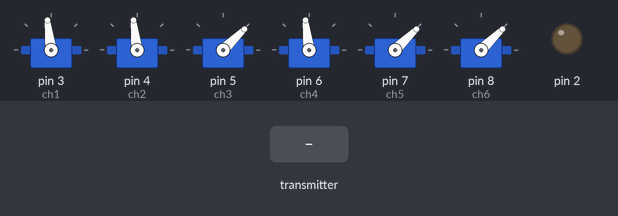
Simulated run of this sketch. Board: Arduino Uno, built with avr-gcc and run on an emulated ATmega328P. Shown: 6 × servo, output pins drawn as LEDs (lit = HIGH). The inputs (shaded band) are chosen by the test bench. No radio packets arrive unless stated.

Above: at 1.2 s.
1.3 s: the transmitter starts sending ch1 = 0
At 2.5 s:
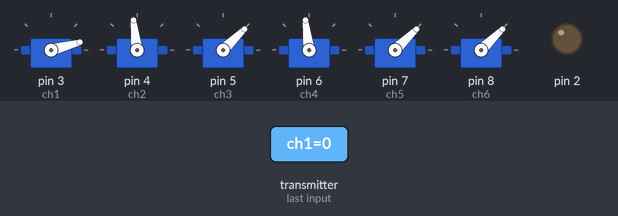
2.8 s: the transmitter starts sending ch2 = 0
At 3.7 s:
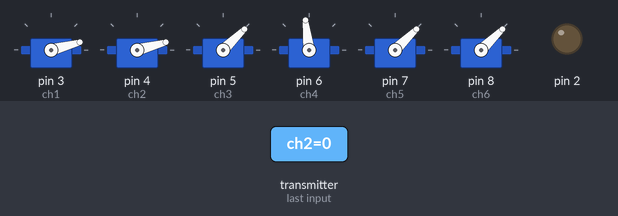
4.3 s: the transmitter starts sending ch3 = 64
At 4.8 s:
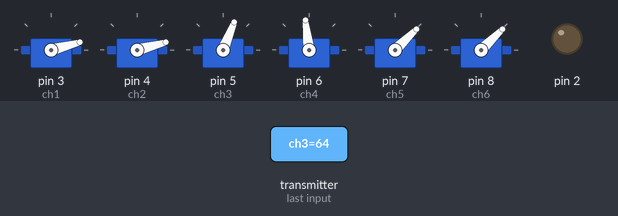
5.8 s: the transmitter starts sending ch4 = 0
At 7.0 s:
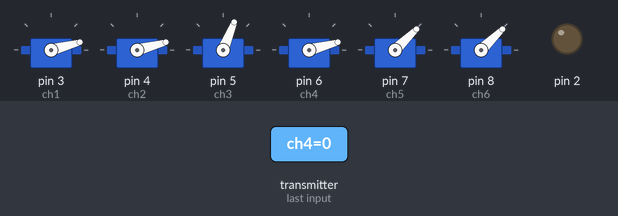
7.3 s: the transmitter starts sending ch5 = 64
At 8.3 s:
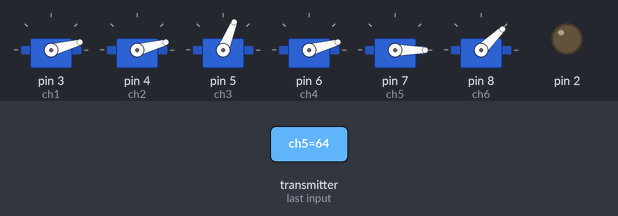
8.8 s: the transmitter starts sending ch6 = 64
At 9.4 s:
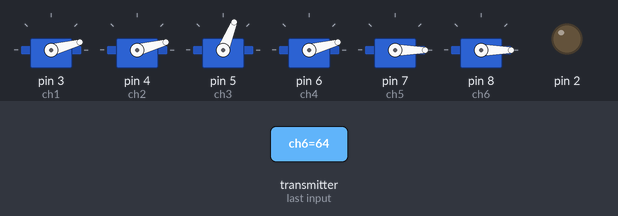
Timing chart, 0 to 11.3 s (numbered marks = the images above; inputs shaded):
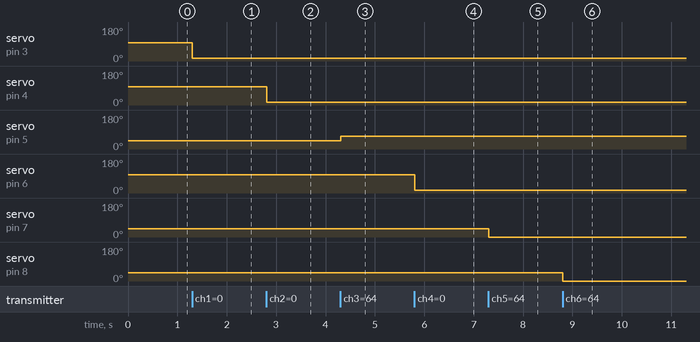

Measured:
- after the input at 1.3 s, servo on pin 3 (ch1): 97° → 15° at once
- after the input at 2.8 s, servo on pin 4 (ch2): 97° → 15° at once
- after the input at 4.3 s, servo on pin 5 (ch3): 44° → 68° at once
- after the input at 5.8 s, servo on pin 6 (ch4): 97° → 15° at once
- after the input at 7.3 s, servo on pin 7 (ch5): 44° → 0° at once
- after the input at 8.8 s, servo on pin 8 (ch6): 44° → 0° at once

The sketch:

receiver.ino
```cpp
#include <SPI.h>
#include <nRF24L01.h>
#include <RF24.h>
#include <Servo.h>

// NRF24L01 communication address
const uint64_t pipeIn = 0xE8E8F0F0E1LL;

// Variables to store PWM pulse widths for each channel
int ch_width_1 = 0;
int ch_width_2 = 0;
int ch_width_3 = 0;
int ch_width_4 = 0;
int ch_width_5 = 0;
int ch_width_6 = 0;

// Servo objects for each channel
Servo ch1;
Servo ch2;
Servo ch3;
Servo ch4;
Servo ch5;
Servo ch6;

// Structure to hold received signal data
struct Signal {
  byte ch1;
  byte ch2;
  byte ch3;
  byte ch4;
  byte ch5;
  byte ch6;
};

// Instance of Signal struct to store received data
Signal data;

// NRF24L01 radio module initialization
RF24 radio(9, 10);

// Function to reset received data to default values
void ResetData() {
  data.ch1 = 127;
  data.ch2 = 127;
  data.ch3 = 0;  //tottle
  data.ch4 = 127;
  data.ch5 = 0;
  data.ch6 = 0;
}

void setup() {
  // Attach each channel to a specific arduino pin
  ch1.attach(3);
  ch2.attach(4);
  ch3.attach(5);
  ch4.attach(6);
  ch5.attach(7);
  ch6.attach(8);

  // Initialize data values
  ResetData();

  // Initialize NRF24L01 radio module
  radio.begin();
  radio.openReadingPipe(1, pipeIn);
  radio.setChannel(110);            // Set communication channel
  radio.setAutoAck(true);          // Disable auto acknowledgment
  radio.setDataRate(RF24_1MBPS);  // Set lowest data rate for stability
  radio.setPALevel(RF24_PA_MAX);    // Set maximum transmission power
  radio.startListening();           // Start listening for incoming data

  // Set pin 2 as an output for additional control
  pinMode(2, OUTPUT);
}

// Variable to track last received signal time
unsigned long lastRecvTime = 0;

// Function to receive data from the transmitter
void recvData() {
  while (radio.available()) {
    radio.read(&data, sizeof(Signal));  // Read received data into struct
    lastRecvTime = millis();            // Update last received time
  }
}

void loop() {
  recvData();  // Call function to receive data

  // Check if data has not been received for more than 1 second
  unsigned long now = millis();
  if (now - lastRecvTime > 1000) {
    ResetData();  // Reset data if signal is lost
  }

  // Map received values to PWM pulse width range
  ch_width_1 = map(data.ch1, 0, 255, 700, 2400);
  ch_width_2 = map(data.ch2, 0, 255, 700, 2400);
  ch_width_3 = map(data.ch3, 0, 255, 1000, 2000);
  ch_width_4 = map(data.ch4, 0, 255, 700, 2400);
  ch_width_5 = map(data.ch5, 0, 1, 1000, 2000);
  ch_width_6 = map(data.ch6, 0, 1, 1000, 2000);

  // Send PWM signals to servo motors
  ch1.writeMicroseconds(ch_width_1);
  ch2.writeMicroseconds(ch_width_2);
  ch3.writeMicroseconds(ch_width_3);
  ch4.writeMicroseconds(ch_width_4);
  ch5.writeMicroseconds(ch_width_5);
  ch6.writeMicroseconds(ch_width_6);

  // Control digital output on pin 2 based on ch5 value
  (ch_width_5 >= 1500) ? digitalWrite(2, HIGH) : digitalWrite(2, LOW);
}
```
